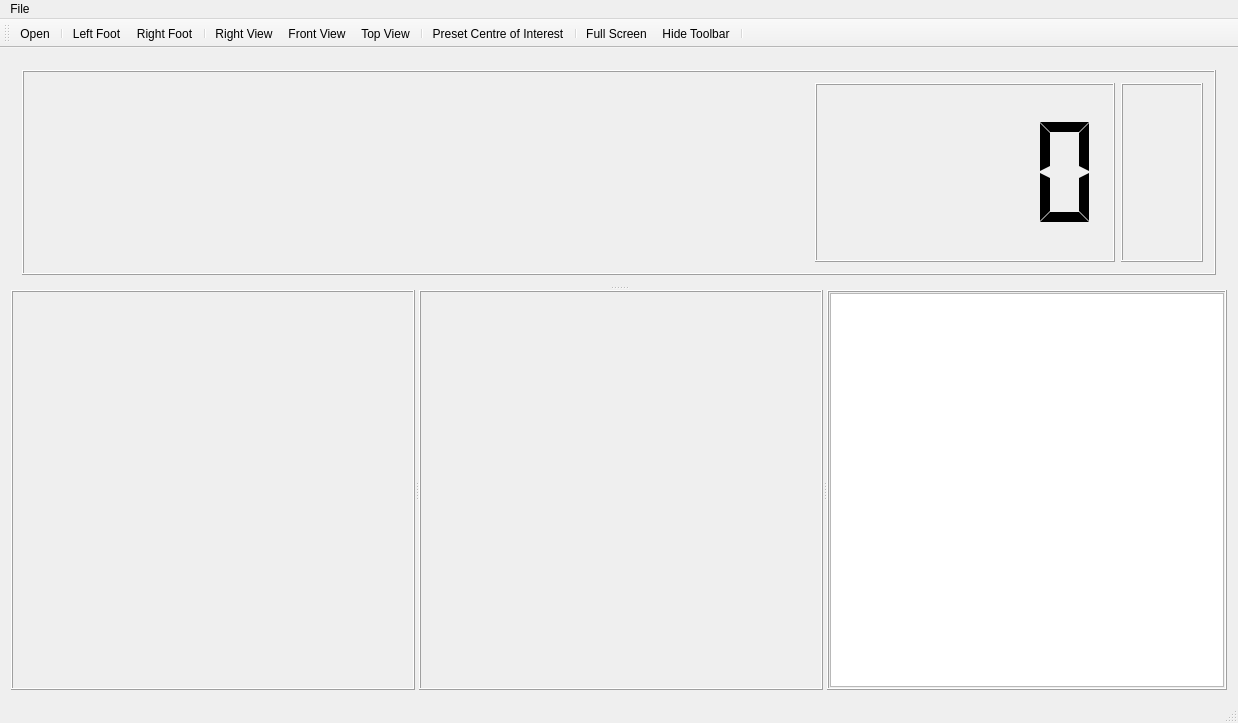
<?xml version="1.0" encoding="UTF-8"?>
<ui version="4.0">
 <class>MainWindow</class>
 <widget class="QMainWindow" name="MainWindow">
  <property name="geometry">
   <rect>
    <x>0</x>
    <y>0</y>
    <width>1238</width>
    <height>723</height>
   </rect>
  </property>
  <property name="windowTitle">
   <string>GaitSymKinect</string>
  </property>
  <property name="windowIcon">
   <iconset resource="resources.qrc">
    <normaloff>:/images/Icon.iconset/icon_32x32.png</normaloff>:/images/Icon.iconset/icon_32x32.png</iconset>
  </property>
  <property name="styleSheet">
   <string notr="true"/>
  </property>
  <widget class="QWidget" name="centralWidget">
   <layout class="QGridLayout" name="gridLayout_2">
    <item row="0" column="0">
     <widget class="QSplitter" name="splitter_2">
      <property name="orientation">
       <enum>Qt::Vertical</enum>
      </property>
      <widget class="QWidget" name="">
       <layout class="QHBoxLayout" name="horizontalLayout_2">
        <item>
         <widget class="QFrame" name="frame_2">
          <property name="sizePolicy">
           <sizepolicy hsizetype="Preferred" vsizetype="Preferred">
            <horstretch>0</horstretch>
            <verstretch>0</verstretch>
           </sizepolicy>
          </property>
          <property name="maximumSize">
           <size>
            <width>16777215</width>
            <height>16777215</height>
           </size>
          </property>
          <property name="frameShape">
           <enum>QFrame::Box</enum>
          </property>
          <property name="frameShadow">
           <enum>QFrame::Raised</enum>
          </property>
          <layout class="QHBoxLayout" name="horizontalLayout">
           <item>
            <widget class="QLabel" name="label">
             <property name="text">
              <string/>
             </property>
             <property name="pixmap">
              <pixmap resource="resources.qrc">:/images/logo2.png</pixmap>
             </property>
            </widget>
           </item>
           <item>
            <widget class="QLabel" name="label_2">
             <property name="text">
              <string/>
             </property>
             <property name="pixmap">
              <pixmap resource="resources.qrc">:/images/logo1.png</pixmap>
             </property>
            </widget>
           </item>
           <item>
            <spacer name="horizontalSpacer">
             <property name="orientation">
              <enum>Qt::Horizontal</enum>
             </property>
             <property name="sizeHint" stdset="0">
              <size>
               <width>40</width>
               <height>20</height>
              </size>
             </property>
            </spacer>
           </item>
           <item>
            <widget class="QLCDNumber" name="lcdNumberOutput">
             <property name="sizePolicy">
              <sizepolicy hsizetype="Preferred" vsizetype="Preferred">
               <horstretch>0</horstretch>
               <verstretch>0</verstretch>
              </sizepolicy>
             </property>
             <property name="minimumSize">
              <size>
               <width>300</width>
               <height>120</height>
              </size>
             </property>
             <property name="baseSize">
              <size>
               <width>0</width>
               <height>0</height>
              </size>
             </property>
             <property name="styleSheet">
              <string notr="true">color: rgb(0, 0, 0);</string>
             </property>
             <property name="smallDecimalPoint">
              <bool>true</bool>
             </property>
             <property name="digitCount">
              <number>4</number>
             </property>
             <property name="segmentStyle">
              <enum>QLCDNumber::Flat</enum>
             </property>
             <property name="value" stdset="0">
              <double>0.000000000000000</double>
             </property>
             <property name="intValue" stdset="0">
              <number>0</number>
             </property>
            </widget>
           </item>
           <item>
            <widget class="QFrame" name="frame">
             <property name="sizePolicy">
              <sizepolicy hsizetype="Preferred" vsizetype="Preferred">
               <horstretch>0</horstretch>
               <verstretch>0</verstretch>
              </sizepolicy>
             </property>
             <property name="minimumSize">
              <size>
               <width>0</width>
               <height>0</height>
              </size>
             </property>
             <property name="baseSize">
              <size>
               <width>0</width>
               <height>0</height>
              </size>
             </property>
             <property name="frameShape">
              <enum>QFrame::Box</enum>
             </property>
             <property name="frameShadow">
              <enum>QFrame::Raised</enum>
             </property>
             <layout class="QHBoxLayout" name="horizontalLayout_3">
              <item>
               <widget class="QLabel" name="labelUnits">
                <property name="sizePolicy">
                 <sizepolicy hsizetype="Preferred" vsizetype="Preferred">
                  <horstretch>0</horstretch>
                  <verstretch>0</verstretch>
                 </sizepolicy>
                </property>
                <property name="font">
                 <font>
                  <family>Helvetica</family>
                  <pointsize>72</pointsize>
                  <weight>50</weight>
                  <bold>false</bold>
                 </font>
                </property>
                <property name="text">
                 <string/>
                </property>
                <property name="textFormat">
                 <enum>Qt::AutoText</enum>
                </property>
                <property name="pixmap">
                 <pixmap resource="resources.qrc">:/images/mps_outline.png</pixmap>
                </property>
               </widget>
              </item>
             </layout>
            </widget>
           </item>
          </layout>
         </widget>
        </item>
       </layout>
      </widget>
      <widget class="QSplitter" name="splitter">
       <property name="sizePolicy">
        <sizepolicy hsizetype="Expanding" vsizetype="Expanding">
         <horstretch>0</horstretch>
         <verstretch>0</verstretch>
        </sizepolicy>
       </property>
       <property name="orientation">
        <enum>Qt::Horizontal</enum>
       </property>
       <widget class="QFrame" name="frameOpenGL">
        <property name="sizePolicy">
         <sizepolicy hsizetype="MinimumExpanding" vsizetype="MinimumExpanding">
          <horstretch>1</horstretch>
          <verstretch>1</verstretch>
         </sizepolicy>
        </property>
        <property name="minimumSize">
         <size>
          <width>400</width>
          <height>400</height>
         </size>
        </property>
        <property name="frameShape">
         <enum>QFrame::Box</enum>
        </property>
        <property name="frameShadow">
         <enum>QFrame::Raised</enum>
        </property>
       </widget>
       <widget class="QFrame" name="frameGraphicsView">
        <property name="sizePolicy">
         <sizepolicy hsizetype="MinimumExpanding" vsizetype="MinimumExpanding">
          <horstretch>1</horstretch>
          <verstretch>1</verstretch>
         </sizepolicy>
        </property>
        <property name="minimumSize">
         <size>
          <width>400</width>
          <height>400</height>
         </size>
        </property>
        <property name="frameShape">
         <enum>QFrame::Box</enum>
        </property>
        <property name="frameShadow">
         <enum>QFrame::Raised</enum>
        </property>
       </widget>
       <widget class="QFrame" name="frameJointAngles">
        <property name="sizePolicy">
         <sizepolicy hsizetype="MinimumExpanding" vsizetype="MinimumExpanding">
          <horstretch>1</horstretch>
          <verstretch>1</verstretch>
         </sizepolicy>
        </property>
        <property name="minimumSize">
         <size>
          <width>400</width>
          <height>400</height>
         </size>
        </property>
        <property name="frameShape">
         <enum>QFrame::Box</enum>
        </property>
        <property name="frameShadow">
         <enum>QFrame::Raised</enum>
        </property>
        <layout class="QGridLayout" name="gridLayout">
         <property name="leftMargin">
          <number>1</number>
         </property>
         <property name="topMargin">
          <number>1</number>
         </property>
         <property name="rightMargin">
          <number>1</number>
         </property>
         <property name="bottomMargin">
          <number>1</number>
         </property>
         <item row="0" column="0">
          <widget class="QTableWidget" name="tableWidgetJointAngles">
           <property name="alternatingRowColors">
            <bool>false</bool>
           </property>
           <property name="selectionMode">
            <enum>QAbstractItemView::SingleSelection</enum>
           </property>
          </widget>
         </item>
        </layout>
       </widget>
      </widget>
     </widget>
    </item>
   </layout>
  </widget>
  <widget class="QMenuBar" name="menuBar">
   <property name="geometry">
    <rect>
     <x>0</x>
     <y>0</y>
     <width>1238</width>
     <height>21</height>
    </rect>
   </property>
   <widget class="QMenu" name="menuFile">
    <property name="title">
     <string>File</string>
    </property>
    <addaction name="actionOpen"/>
    <addaction name="separator"/>
    <addaction name="actionSave"/>
    <addaction name="actionSaveAs"/>
    <addaction name="separator"/>
    <addaction name="actionPreferences"/>
    <addaction name="separator"/>
    <addaction name="actionAbout"/>
    <addaction name="actionQuit"/>
   </widget>
   <addaction name="menuFile"/>
  </widget>
  <widget class="QToolBar" name="mainToolBar">
   <attribute name="toolBarArea">
    <enum>TopToolBarArea</enum>
   </attribute>
   <attribute name="toolBarBreak">
    <bool>false</bool>
   </attribute>
   <addaction name="actionOpenToolbar"/>
   <addaction name="separator"/>
   <addaction name="actionLeft_Foot"/>
   <addaction name="actionRight_Foot"/>
   <addaction name="separator"/>
   <addaction name="actionRight_View"/>
   <addaction name="actionFront_View"/>
   <addaction name="actionTop_View"/>
   <addaction name="separator"/>
   <addaction name="actionPreset_Centre_of_Interest"/>
   <addaction name="separator"/>
   <addaction name="actionFull_Screen"/>
   <addaction name="actionHide_Toolbar"/>
   <addaction name="separator"/>
  </widget>
  <widget class="QStatusBar" name="statusBar"/>
  <action name="actionQuit">
   <property name="text">
    <string>Quit</string>
   </property>
   <property name="toolTip">
    <string>Exit the program</string>
   </property>
  </action>
  <action name="actionPreferences">
   <property name="text">
    <string>Preferences...</string>
   </property>
   <property name="toolTip">
    <string>Pop up the preferences dialog box to set default values</string>
   </property>
  </action>
  <action name="actionOpenToolbar">
   <property name="icon">
    <iconset resource="resources.qrc">
     <normaloff>:/images/Open Icon.png</normaloff>:/images/Open Icon.png</iconset>
   </property>
   <property name="text">
    <string>Open</string>
   </property>
   <property name="toolTip">
    <string>Open a GaitSym XML config file</string>
   </property>
  </action>
  <action name="actionLeft_Foot">
   <property name="checkable">
    <bool>true</bool>
   </property>
   <property name="icon">
    <iconset resource="resources.qrc">
     <normaloff>:/images/Left Foot Icon.png</normaloff>:/images/Left Foot Icon.png</iconset>
   </property>
   <property name="text">
    <string>Left Foot</string>
   </property>
   <property name="toolTip">
    <string>Emulates only have the left foot on the board</string>
   </property>
  </action>
  <action name="actionRight_Foot">
   <property name="checkable">
    <bool>true</bool>
   </property>
   <property name="icon">
    <iconset resource="resources.qrc">
     <normaloff>:/images/Right Foot Icon.png</normaloff>:/images/Right Foot Icon.png</iconset>
   </property>
   <property name="text">
    <string>Right Foot</string>
   </property>
   <property name="toolTip">
    <string>Emulates only have the right foot on the board</string>
   </property>
  </action>
  <action name="actionRight_View">
   <property name="icon">
    <iconset resource="resources.qrc">
     <normaloff>:/images/Right View Icon.png</normaloff>:/images/Right View Icon.png</iconset>
   </property>
   <property name="text">
    <string>Right View</string>
   </property>
   <property name="toolTip">
    <string>View the simulation from the right</string>
   </property>
  </action>
  <action name="actionFront_View">
   <property name="icon">
    <iconset resource="resources.qrc">
     <normaloff>:/images/Front View Icon.png</normaloff>:/images/Front View Icon.png</iconset>
   </property>
   <property name="text">
    <string>Front View</string>
   </property>
   <property name="toolTip">
    <string>View the simulation from the front</string>
   </property>
  </action>
  <action name="actionTop_View">
   <property name="icon">
    <iconset resource="resources.qrc">
     <normaloff>:/images/Top View Icon.png</normaloff>:/images/Top View Icon.png</iconset>
   </property>
   <property name="text">
    <string>Top View</string>
   </property>
   <property name="toolTip">
    <string>View the simulation from the top</string>
   </property>
  </action>
  <action name="actionPreset_Centre_of_Interest">
   <property name="icon">
    <iconset resource="resources.qrc">
     <normaloff>:/images/Centre of Interest Icon.png</normaloff>:/images/Centre of Interest Icon.png</iconset>
   </property>
   <property name="text">
    <string>Preset Centre of Interest</string>
   </property>
   <property name="toolTip">
    <string>Set the centre of interest to its preset value</string>
   </property>
  </action>
  <action name="actionFull_Screen">
   <property name="icon">
    <iconset resource="resources.qrc">
     <normaloff>:/images/Fullscreen Icon.png</normaloff>:/images/Fullscreen Icon.png</iconset>
   </property>
   <property name="text">
    <string>Full Screen</string>
   </property>
   <property name="toolTip">
    <string>Expands the display to take up the full screen (F key toggles)</string>
   </property>
   <property name="shortcut">
    <string>F</string>
   </property>
  </action>
  <action name="actionHide_Toolbar">
   <property name="icon">
    <iconset resource="resources.qrc">
     <normaloff>:/images/Hide Toolbar Icon.png</normaloff>:/images/Hide Toolbar Icon.png</iconset>
   </property>
   <property name="text">
    <string>Hide Toolbar</string>
   </property>
   <property name="toolTip">
    <string>Hides the tool bar (H key toggles)</string>
   </property>
   <property name="shortcut">
    <string>H</string>
   </property>
  </action>
  <action name="actionAbout">
   <property name="text">
    <string>About...</string>
   </property>
  </action>
  <action name="actionOpen">
   <property name="text">
    <string>Open...</string>
   </property>
  </action>
  <action name="actionSave">
   <property name="enabled">
    <bool>false</bool>
   </property>
   <property name="text">
    <string>Save</string>
   </property>
  </action>
  <action name="actionSaveAs">
   <property name="enabled">
    <bool>false</bool>
   </property>
   <property name="text">
    <string>Save As...</string>
   </property>
  </action>
 </widget>
 <layoutdefault spacing="6" margin="11"/>
 <resources>
  <include location="resources.qrc"/>
  <include location="../../WiiVolume/WiiVolume/resources.qrc"/>
 </resources>
 <connections/>
</ui>
